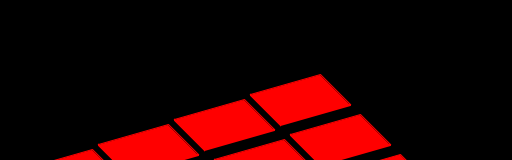
Frame 1 (no input)
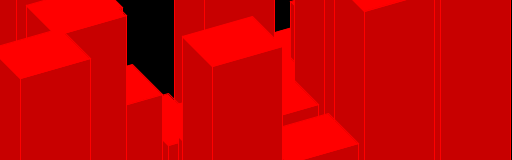
Frame 60 (the mouse pressed at the canvas centre just before this capture)
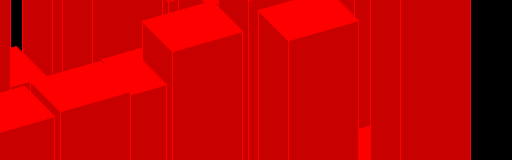
Frame 120 (the mouse held since frame 60 and released just before this capture)

The Processing sketch that drew these frames (run headless with seeded random() and noise(); from frame 60 on, the mouse is pressed at the canvas centre):

// Processing sketch: processing_51522
// ── processing_51522.pde

building[] buildingz;
 
void setup(){
  size(512,160);
  frameRate(8);
  buildingz = new building[0]; 
  float decx=500;float bx=500;
  float decy=-300;
  for (int b= 0;b<5;b++){
    float mindy=0;
    for (int a= 0;a<10;a++){
    float x=-200+decx; float y=decy+mindy + 400;
    if(x>-50 && x<550 && y>0 && y<700){
    new building(x,y);
    }
    decx=decx-76;
    mindy+=25;
    }
    decy=decy+40;
    decx=bx+40;bx=decx;
  }
  stroke(255,0,0);
}
 
void draw(){
  background(0);
  for(int a=0;a<buildingz.length;a++){
    buildingz[a].dessine( );
  }
} 

class building{
  float x, y;float h ;
  variateur v;
  float[][] base;
 building(float a, float b){
   h=0;
   v=new variateur(0,600,random(100,600));
   base = new float[0][2];
   float[] ab1 = {a-50,b-5};
   float[] ab2 = {a+20,b-25};
   float[] ab3 = {a+50,b+5};
   float[] ab4 = {a-20,b+25};
   base = (float[][]) append (base, ab1);
   base = (float[][]) append (base, ab2);
   base = (float[][]) append (base, ab3);
   base = (float[][]) append (base, ab4);
  buildingz = (building[]) append(buildingz, this);
 }
 void dessine( ){
   h =v.avance();  
   fill(200,0,0 );
   quad(base[0][0],base[0][1], base[0][0],base[0][1]-h, base[3][0],base[3][1]-h,base[3][0],base[3][1]);
     fill(200,0,0 );
    quad(base[3][0],base[3][1], base[3][0],base[3][1]-h, base[2][0],base[2][1]-h,base[2][0],base[2][1]);
    fill(255,0,0 );
    quad(base[0][0],base[0][1]-h, base[1][0],base[1][1]-h,base[2][0],base[2][1]-h,base[3][0],base[3][1]-h);
     
 }
}

class variateur{
  float step,mini,maxi,etat,diff,val;
  variateur(float mi,float ma, float st){
    diff=(ma-mi)/2;
    etat = PI; 
    step = TWO_PI/st;
    mini=mi;maxi=ma;
  }
  float avance(){
    etat+=step;
    return(mini+((cos(etat)+1)/2)*diff);
  }
}                                               
